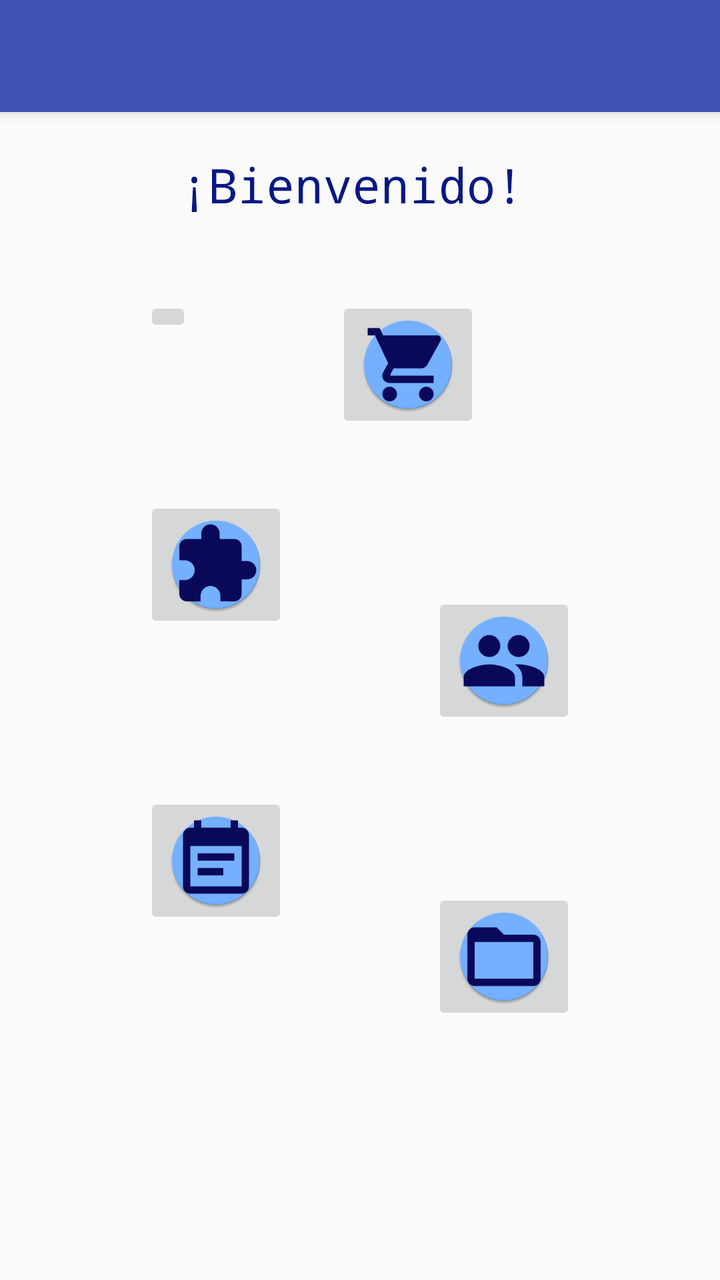
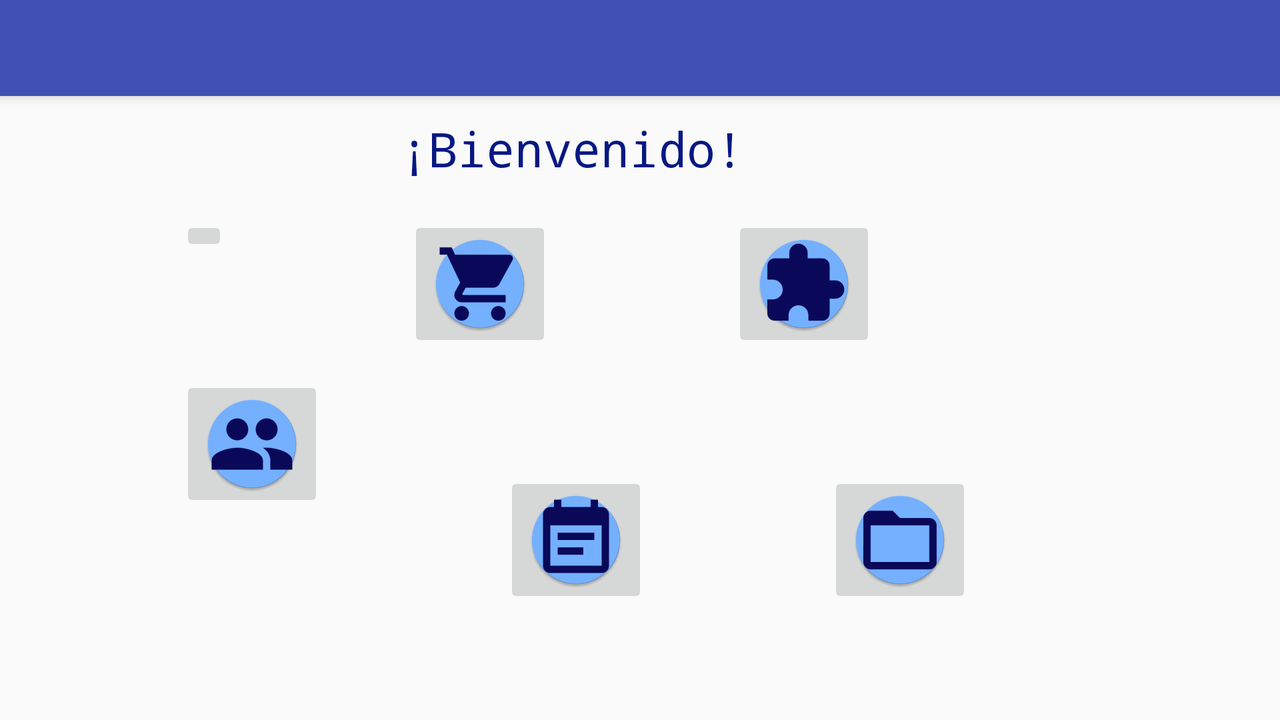

First picture: res/layout/ on a phone held upright. Second picture: the repository's own variant of that layout, on a device whose configuration matches the variant's folder. Source for both follows.
<!-- AndroidManifest.xml: application theme AppTheme -->
<!-- res/layout/activity_main.xml -->
<?xml version="1.0" encoding="utf-8"?>
<RelativeLayout xmlns:android="http://schemas.android.com/apk/res/android"
    xmlns:app="http://schemas.android.com/apk/res-auto"
    xmlns:tools="http://schemas.android.com/tools"
    android:layout_width="match_parent"
    android:layout_height="match_parent"
    tools:context="com.fiuady.android.compustorevv10.MainActivity">

    <android.support.v7.widget.Toolbar
        android:id="@+id/tlb_main"
        android:layout_width="match_parent"
        android:layout_height="?attr/actionBarSize"
        android:background="?attr/colorPrimary"
        android:elevation="4dp"
        android:theme="@style/ThemeOverlay.AppCompat.ActionBar"
        app:popupTheme="@style/ThemeOverlay.AppCompat.Light"
        />


    <TextView
        android:id="@+id/txv_title"
        android:layout_marginStart="@dimen/portrait_titleSide_padding"

        android:layout_marginTop="@dimen/p_principal_titleTop_padding"
        android:layout_width="wrap_content"
        android:layout_height="wrap_content"
        android:layout_alignParentStart="true"
        android:layout_below="@id/tlb_main"

        android:fontFamily="monospace"

        android:text="@string/app_title"
        android:textAlignment="center"
        android:textColor="@color/colorPrimaryDark"
        android:textSize="24sp" />

    <ImageButton
        android:id="@+id/ibt_productCategories"
        android:layout_width="wrap_content"
        android:layout_height="wrap_content"
        android:layout_marginStart="@dimen/p_principal_side_padding"
        android:layout_marginTop="@dimen/p_principal_topWithTitle_padding"
        android:layout_alignParentStart="true"
        android:layout_below="@id/txv_title"

        android:src="@drawable/selection_product_categories" />

    <ImageButton
        android:id="@+id/ibt_products"
        android:layout_width="wrap_content"
        android:layout_height="wrap_content"
        android:layout_marginTop="@dimen/p_principal_topWithTitle_padding"
        android:layout_marginLeft="@dimen/p_principal_side_padding"
        android:layout_toRightOf="@id/ibt_productCategories"
        android:layout_below="@id/txv_title"

        android:src="@drawable/selection_products"
        />
    <ImageButton
        android:id="@+id/ibt_assemblies"
        android:layout_width="wrap_content"
        android:layout_height="wrap_content"
        android:layout_marginTop="@dimen/p_principal_top_padding"
        android:layout_marginLeft="@dimen/p_principal_side_padding"
        android:layout_below="@id/ibt_productCategories"
        android:layout_alignParentStart="true"

        android:src="@drawable/selection_assemblies"
        />
    <ImageButton
        android:id="@+id/ibt_clients"
        android:layout_width="wrap_content"
        android:layout_height="wrap_content"
        android:layout_below="@id/ibt_products"
        android:layout_marginTop="@dimen/p_principal_top_padding"
        android:layout_marginLeft="@dimen/p_principal_side_padding"
        android:layout_toRightOf="@id/ibt_assemblies"

        android:src="@drawable/selection_clients"
        />

    <ImageButton
        android:id="@+id/ibt_orders"
        android:layout_width="wrap_content"
        android:layout_height="wrap_content"
        android:layout_below="@id/ibt_assemblies"
        android:layout_alignParentLeft="true"

        android:src="@drawable/selection_orders"
        android:layout_marginStart="@dimen/p_principal_side_padding"
        android:layout_marginTop="@dimen/p_principal_top_padding"
        />
<ImageButton
    android:id="@+id/ibt_reports"
    android:layout_width="wrap_content"
    android:layout_height="wrap_content"
    android:layout_below="@id/ibt_clients"
    android:layout_toRightOf="@id/ibt_orders"

    android:src="@drawable/selection_reports"
    android:layout_marginLeft="@dimen/p_principal_side_padding"
    android:layout_marginTop="@dimen/p_principal_top_padding"
    />

</RelativeLayout>
<!-- resources referenced by this layout -->
<resources>
  <color name="colorPrimaryDark">#071883</color>
  <dimen name="p_principal_side_padding">72dp</dimen>
  <dimen name="p_principal_titleTop_padding">20dp</dimen>
  <dimen name="p_principal_topWithTitle_padding">40dp</dimen>
  <dimen name="p_principal_top_padding">80dp</dimen>
  <dimen name="portrait_titleSide_padding">90dp</dimen>
  <!-- drawable selection_assemblies (drawable) -->
  <?xml version="1.0" encoding="utf-8"?>
  <selector xmlns:android="http://schemas.android.com/apk/res/android">
  
      
  
      
      <item
          android:state_pressed="true"
          android:drawable="@mipmap/assemblies_pressed"
          />
      <item
          android:drawable="@mipmap/assemblies_default"
          />
  </selector>
  <!-- drawable selection_clients (drawable) -->
  <?xml version="1.0" encoding="utf-8"?>
  <selector xmlns:android="http://schemas.android.com/apk/res/android">
  
      
  
      <item
          android:state_pressed="true"
          android:drawable="@mipmap/clients_pressed"
          />
      <item
          android:drawable="@mipmap/clients_default"
          />
  
  </selector>
  <!-- drawable selection_orders (drawable) -->
  <?xml version="1.0" encoding="utf-8"?>
  <selector xmlns:android="http://schemas.android.com/apk/res/android">
      <item
          android:state_pressed="true"
          android:drawable="@mipmap/oreders_pressed"
          />
      <item
          android:drawable="@mipmap/orders_default"
          />
  </selector>
  <!-- drawable selection_product_categories (drawable) -->
  <?xml version="1.0" encoding="utf-8"?>
  <selector xmlns:android="http://schemas.android.com/apk/res/android">
      <item
          android:state_pressed="true"
          android:drawable="@mipmap/product_categories_pressed"
                  /> 
      <item
          android:state_focused="true"
          android:drawable="@mipmap/ic_launcher"
              /> 
      <item
          android:drawable="@mipmap/product_categories_default"
              />  
  
  </selector>
  <!-- drawable selection_products (drawable) -->
  <?xml version="1.0" encoding="utf-8"?>
  <selector xmlns:android="http://schemas.android.com/apk/res/android">
      
      <item
          android:state_pressed="true"
          android:drawable="@mipmap/products_pressed"
          />
      <item
          android:drawable="@mipmap/products_default"
          />
  </selector>
  <!-- drawable selection_reports (drawable) -->
  <?xml version="1.0" encoding="utf-8"?>
  <selector xmlns:android="http://schemas.android.com/apk/res/android">
  
      <item
          android:state_pressed="true"
          android:drawable="@mipmap/reports_pressed"
          />
  
      <item
      android:drawable="@mipmap/reports_default"
      />
  
  
  </selector>
  <string name="app_title">¡Bienvenido!</string>
  <style name="AppTheme" parent="Theme.AppCompat.Light.NoActionBar">
          
          <item name="colorPrimary">@color/colorPrimary</item>
          <item name="colorPrimaryDark">@color/colorPrimaryDark</item>
          <item name="colorAccent">@color/colorAccent</item>
      </style>
  <color name="colorPrimary">#3F51B5</color>
  <color name="colorAccent">#FF4081</color>
</resources>
<!-- res/layout-land/activity_main.xml (the author's variant of the layout above) -->
<!-- drawn on the phone turned sideways -->
<?xml version="1.0" encoding="utf-8"?>
<RelativeLayout xmlns:android="http://schemas.android.com/apk/res/android"
    xmlns:app="http://schemas.android.com/apk/res-auto"
    xmlns:tools="http://schemas.android.com/tools"
    android:layout_width="match_parent"
    android:layout_height="match_parent"
    tools:context="com.fiuady.android.compustorevv10.MainActivity">

    <android.support.v7.widget.Toolbar
        android:id="@+id/tlb_main"
        android:layout_width="match_parent"
        android:layout_height="?attr/actionBarSize"
        android:background="?attr/colorPrimary"
        android:elevation="4dp"
        android:theme="@style/ThemeOverlay.AppCompat.ActionBar"
        app:popupTheme="@style/ThemeOverlay.AppCompat.Light"
        />


    <TextView
        android:id="@+id/txv_title"
        android:layout_width="wrap_content"
        android:layout_height="wrap_content"
        android:layout_alignParentStart="true"
        android:layout_below="@id/tlb_main"
        android:layout_marginStart="@dimen/l_principal_titleSide_padding"
        android:layout_marginTop="@dimen/l_principal_titleTop_padding"
        android:fontFamily="monospace"
        android:text="@string/app_title"
        android:textAlignment="center"
        android:textColor="@color/colorPrimaryDark"
        android:textSize="24sp" />

    <ImageButton
        android:id="@+id/ibt_productCategories"
        android:layout_width="wrap_content"
        android:layout_height="wrap_content"
        android:layout_alignParentStart="true"
        android:layout_below="@id/tlb_main"
        android:layout_marginStart="@dimen/l_principal_side_padding"
        android:layout_marginTop="@dimen/l_principal_top_padding"
        android:src="@drawable/selection_product_categories" />

    <ImageButton
        android:id="@+id/ibt_products"
        android:layout_width="wrap_content"
        android:layout_height="wrap_content"
        android:layout_toRightOf="@id/ibt_productCategories"
        android:layout_below="@id/tlb_main"
        android:layout_marginTop="@dimen/l_principal_top_padding"
        android:layout_marginLeft="@dimen/l_principal_side_padding"
        android:src="@drawable/selection_products"
        />
    <ImageButton
        android:id="@+id/ibt_assemblies"
        android:layout_width="wrap_content"
        android:layout_height="wrap_content"
        android:layout_below="@id/tlb_main"
        android:layout_toRightOf="@id/ibt_products"
        android:layout_marginTop="@dimen/l_principal_top_padding"
        android:layout_marginLeft="@dimen/l_principal_side_padding"
        android:src="@drawable/selection_assemblies"
        />
    <ImageButton
        android:id="@+id/ibt_clients"
        android:layout_width="wrap_content"
        android:layout_height="wrap_content"
        android:layout_below="@id/ibt_productCategories"
        android:layout_alignParentStart="true"
        android:layout_marginTop="@dimen/l_principal_top_padding"
        android:layout_marginStart="@dimen/l_principal_side_padding"
        android:src="@drawable/selection_clients"
        />

    <ImageButton
        android:id="@+id/ibt_orders"
        android:layout_width="wrap_content"
        android:layout_height="wrap_content"
        android:layout_below="@id/ibt_assemblies"
        android:layout_toRightOf="@id/ibt_clients"
        android:layout_marginStart="@dimen/l_principal_side_padding"
        android:layout_marginTop="@dimen/l_principal_top_padding"
        android:src="@drawable/selection_orders"
        />
    <ImageButton
        android:id="@+id/ibt_reports"
        android:layout_width="wrap_content"
        android:layout_height="wrap_content"
        android:layout_below="@id/ibt_assemblies"
        android:layout_toRightOf="@id/ibt_orders"
        android:layout_marginTop="@dimen/l_principal_top_padding"
        android:layout_marginLeft="@dimen/l_principal_side_padding"
        android:src="@drawable/selection_reports"
        />

</RelativeLayout>
<!-- resources referenced by the variant -->
<!-- as the phone turned sideways resolves them -->
<resources>
  <color name="colorPrimaryDark">#071883</color>
  <dimen name="l_principal_side_padding">90dp</dimen>
  <dimen name="l_principal_titleSide_padding">200dp</dimen>
  <dimen name="l_principal_titleTop_padding">10dp</dimen>
  <dimen name="l_principal_top_padding">60dp</dimen>
  <!-- drawable selection_assemblies (drawable) -->
  <?xml version="1.0" encoding="utf-8"?>
  <selector xmlns:android="http://schemas.android.com/apk/res/android">
  
      
  
      
      <item
          android:state_pressed="true"
          android:drawable="@mipmap/assemblies_pressed"
          />
      <item
          android:drawable="@mipmap/assemblies_default"
          />
  </selector>
  <!-- drawable selection_clients (drawable) -->
  <?xml version="1.0" encoding="utf-8"?>
  <selector xmlns:android="http://schemas.android.com/apk/res/android">
  
      
  
      <item
          android:state_pressed="true"
          android:drawable="@mipmap/clients_pressed"
          />
      <item
          android:drawable="@mipmap/clients_default"
          />
  
  </selector>
  <!-- drawable selection_orders (drawable) -->
  <?xml version="1.0" encoding="utf-8"?>
  <selector xmlns:android="http://schemas.android.com/apk/res/android">
      <item
          android:state_pressed="true"
          android:drawable="@mipmap/oreders_pressed"
          />
      <item
          android:drawable="@mipmap/orders_default"
          />
  </selector>
  <!-- drawable selection_product_categories (drawable) -->
  <?xml version="1.0" encoding="utf-8"?>
  <selector xmlns:android="http://schemas.android.com/apk/res/android">
      <item
          android:state_pressed="true"
          android:drawable="@mipmap/product_categories_pressed"
                  /> 
      <item
          android:state_focused="true"
          android:drawable="@mipmap/ic_launcher"
              /> 
      <item
          android:drawable="@mipmap/product_categories_default"
              />  
  
  </selector>
  <!-- drawable selection_products (drawable) -->
  <?xml version="1.0" encoding="utf-8"?>
  <selector xmlns:android="http://schemas.android.com/apk/res/android">
      
      <item
          android:state_pressed="true"
          android:drawable="@mipmap/products_pressed"
          />
      <item
          android:drawable="@mipmap/products_default"
          />
  </selector>
  <!-- drawable selection_reports (drawable) -->
  <?xml version="1.0" encoding="utf-8"?>
  <selector xmlns:android="http://schemas.android.com/apk/res/android">
  
      <item
          android:state_pressed="true"
          android:drawable="@mipmap/reports_pressed"
          />
  
      <item
      android:drawable="@mipmap/reports_default"
      />
  
  
  </selector>
  <string name="app_title">¡Bienvenido!</string>
  <style name="AppTheme" parent="Theme.AppCompat.Light.NoActionBar">
          
          <item name="colorPrimary">@color/colorPrimary</item>
          <item name="colorPrimaryDark">@color/colorPrimaryDark</item>
          <item name="colorAccent">@color/colorAccent</item>
      </style>
  <color name="colorPrimary">#3F51B5</color>
  <color name="colorAccent">#FF4081</color>
</resources>
